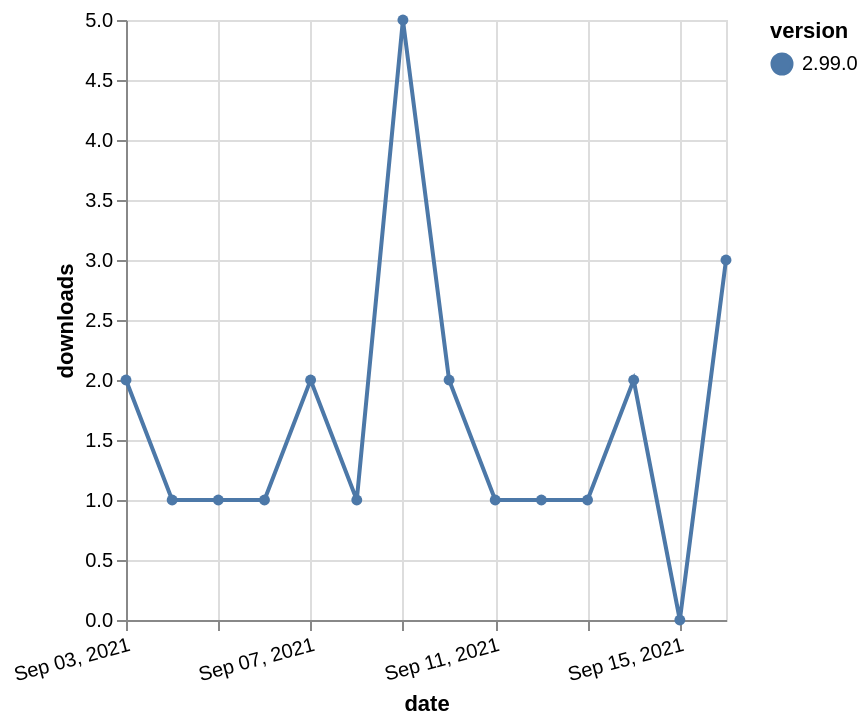

Describe this chart as a Vega-Lite specification.
### Vega-Lite specification from a JSON file in a GitHub repository (floating-point values rounded to 4 significant figures)
{"$schema": "https://vega.github.io/schema/vega-lite/v5.json", "description": "A simple bar chart with embedded data.", "data": {"values": [{"date": "2021-09-03", "total": 828, "delta": 2, "version": "2.99.0"}, {"date": "2021-09-04", "total": 829, "delta": 1, "version": "2.99.0"}, {"date": "2021-09-05", "total": 830, "delta": 1, "version": "2.99.0"}, {"date": "2021-09-06", "total": 831, "delta": 1, "version": "2.99.0"}, {"date": "2021-09-07", "total": 833, "delta": 2, "version": "2.99.0"}, {"date": "2021-09-08", "total": 834, "delta": 1, "version": "2.99.0"}, {"date": "2021-09-09", "total": 839, "delta": 5, "version": "2.99.0"}, {"date": "2021-09-10", "total": 841, "delta": 2, "version": "2.99.0"}, {"date": "2021-09-11", "total": 842, "delta": 1, "version": "2.99.0"}, {"date": "2021-09-12", "total": 843, "delta": 1, "version": "2.99.0"}, {"date": "2021-09-13", "total": 844, "delta": 1, "version": "2.99.0"}, {"date": "2021-09-14", "total": 846, "delta": 2, "version": "2.99.0"}, {"date": "2021-09-15", "total": 846, "delta": 0, "version": "2.99.0"}, {"date": "2021-09-16", "total": 849, "delta": 3, "version": "2.99.0"}]}, "width": "container", "mark": {"type": "line", "point": {"filled": true}}, "encoding": {"x": {"field": "date", "type": "temporal", "timeUnit": "yearmonthdate", "title": "date", "axis": {"labelAngle": -15}}, "y": {"field": "delta", "type": "quantitative", "title": "downloads"}, "color": {"field": "version", "type": "nominal"}, "tooltip": {"field": "delta"}}}
